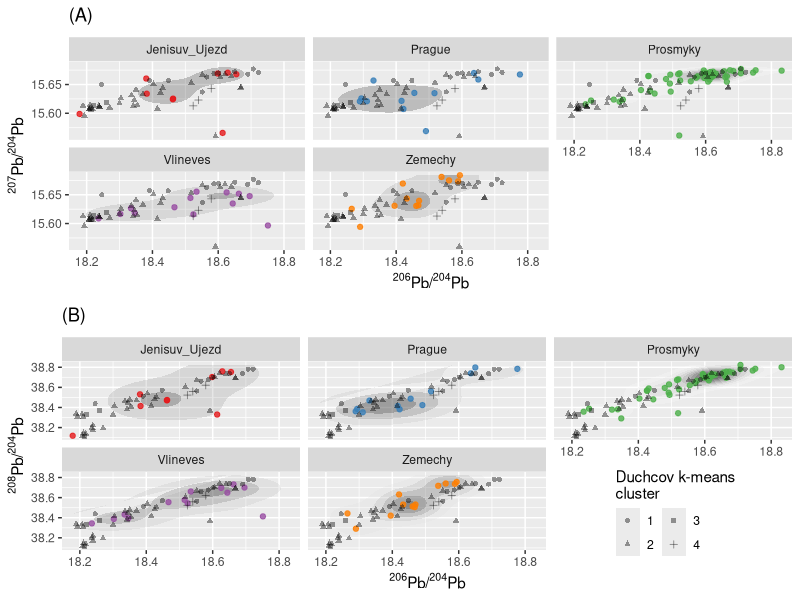

Reproduce this figure in R.
library(gridExtra)
library(ggforce)
library(tidyverse)
library(cowplot)

duchcov <- read_csv(here::here("data", "duchcov.csv"))

burials <- read_csv(here::here("data", "burial_grounds.csv"))

duchcov$cluster_km <- read_csv(here::here("data", "clusters.csv")) %>%
  mutate(kmeans = factor(kmeans)) %>%
  dplyr::pull()

duchcov <- duchcov %>% mutate(brooch = if_else(str_detect(type_eng, "^brooch_"),
                                               "brooch", "not brooch"),
                              brooch = factor(brooch, levels = c("brooch", "not brooch")))

burials <- burials %>% mutate(brooch = if_else(str_detect(type_eng, "brooch_"),
                                               "brooch", "not brooch"),
                              brooch = factor(brooch, levels = c("brooch", "not brooch")))

# Figure 9: KDE of data from different burials overlaid with Duchcov hoard (K-means clusters highlighted).

# lab_A <- expression(paste("(A) Isospace "^206, "Pb/", ""^204, "Pb to ", ""^207, "Pb/", ""^204, "Pb"))
# lab_B <- expression(paste("(B) Isospace "^206, "Pb/", ""^204, "Pb to ", ""^208, "Pb/", ""^204, "Pb"))
# lab_C <- expression(paste("(C) Isospace "^207, "Pb/", ""^206, "Pb to ", ""^208, "Pb/", ""^206, "Pb"))
lab_A <- expression(paste("(A)"))
lab_B <- expression(paste("(B)"))
lab_C <- expression(paste("(C)"))

lab_206_207 <- labs(x = expression(paste(""^206, "Pb/", ""^204, "Pb")),
                    y = expression(paste(""^207, "Pb/", ""^204, "Pb")), title = lab_A)
lab_206_208 <- labs(x = expression(paste(""^206, "Pb/", ""^204, "Pb")),
                    y = expression(paste(""^208, "Pb/", ""^204, "Pb")), title = lab_B)
lab_207_208 <- labs(x = expression(paste(""^207, "Pb/", ""^206, "Pb")),
                    y = expression(paste(""^208, "Pb/", ""^206, "Pb")), title = lab_C)

g_bur_206_207 <- ggplot(burials, aes(Pb206_204, Pb207_204)) +
  labs(color = "Burials", shape = "Duchcov k-means\ncluster") +
  lab_206_207 +
  theme_gray() +
  theme(legend.position = "none") +
  guides(shape = guide_legend(ncol=2), color = guide_legend(ncol = 2))

g_bur_206_208 <- ggplot(burials, aes(Pb206_204, Pb208_204)) +
  labs(color = "Burials", shape = "Duchcov k-means\ncluster") +
  lab_206_208 +
  theme_gray() +
  theme(legend.position = c(0.84, 0.2)) +
  guides(shape = guide_legend(ncol=2), color = guide_legend(ncol = 2))

# g_bur_207_208 <- ggplot(burials, aes(Pb207_206, Pb208_206)) +
#   labs(color = "Burials", shape = "Duchcov k-means\ncluster") +
#   lab_207_208 +
#   theme_gray() +
#   theme(legend.position = c(0.84, 0.2)) +
#   guides(shape = guide_legend(ncol=2), color = guide_legend(ncol = 2))

f9A <- g_bur_206_207 +
  stat_density2d(aes(fill = stat(nlevel)), geom = "polygon", alpha = 0.2, show.legend = FALSE) +
  scale_fill_gradient(low = "white", high = "black") +
  scale_color_brewer(palette = "Set1") +
  geom_point(aes(color = site), alpha = 0.8, show.legend = FALSE) +
  geom_point(data = duchcov, aes(shape = cluster_km), size = 1.4, alpha = 0.4) +
  facet_wrap(~site)

f9B <- g_bur_206_208 +
  stat_density2d(aes(fill = stat(nlevel)), geom = "polygon", alpha = 0.2, show.legend = FALSE) +
  scale_fill_gradient(low = "white", high = "black") +
  scale_color_brewer(palette = "Set1") +
  geom_point(aes(color = site), alpha = 0.8, show.legend = FALSE) +
  geom_point(data = duchcov, aes(shape = cluster_km), size = 1.4, alpha = 0.4) +
  facet_wrap(~site)

# f9C <- g_bur_207_208 +
#   stat_density2d(aes(fill = stat(nlevel)), geom = "polygon", alpha = 0.2, show.legend = FALSE) +
#   scale_fill_gradient(low = "white", high = "black") +
#   scale_color_brewer(palette = "Set1") +
#   geom_point(aes(color = site), alpha = 0.8, show.legend = FALSE) +
#   geom_point(data = duchcov, aes(shape = cluster_km), size = 1.4, alpha = 0.4) +
#   facet_wrap(~site)

# pdf("./plots/final/fig9.pdf", width = 7, height = 14)
# f9 <- grid.arrange(f9A, f9B, f9C, nrow = 3)
f9 <- grid.arrange(f9A, f9B, nrow = 2)
# dev.off()

# ggsave(here::here("plots", "FIG9.pdf"), plot = f9, device = "pdf", width = 190, height = 140, units = "mm", scale = 1)
ggsave(here::here("plots", "FIG9.pdf"), plot = f9, device = "pdf", width = 190, height = 160, units = "mm", scale = 1)
